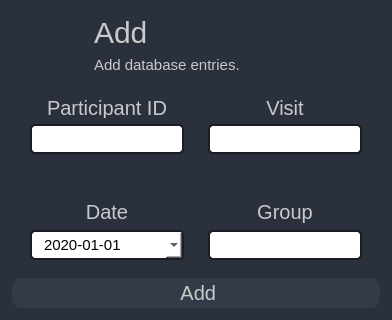
                        <widget class="QFrame" name="frame_add">
                         <property name="styleSheet">
                          <string notr="true">QFrame{
	background-color: rgb(42,49,61);
	border-radius: 20px;
}</string>
                         </property>
                         <property name="frameShape">
                          <enum>QFrame::NoFrame</enum>
                         </property>
                         <property name="frameShadow">
                          <enum>QFrame::Raised</enum>
                         </property>
                         <layout class="QVBoxLayout" name="verticalLayout_17">
                          <property name="spacing">
                           <number>0</number>
                          </property>
                          <property name="leftMargin">
                           <number>0</number>
                          </property>
                          <property name="topMargin">
                           <number>6</number>
                          </property>
                          <property name="rightMargin">
                           <number>0</number>
                          </property>
                          <property name="bottomMargin">
                           <number>0</number>
                          </property>
                          <item>
                           <widget class="QFrame" name="frame_add_title">
                            <property name="maximumSize">
                             <size>
                              <width>16777215</width>
                              <height>100</height>
                             </size>
                            </property>
                            <property name="frameShape">
                             <enum>QFrame::NoFrame</enum>
                            </property>
                            <property name="frameShadow">
                             <enum>QFrame::Raised</enum>
                            </property>
                            <layout class="QHBoxLayout" name="horizontalLayout_8">
                             <property name="spacing">
                              <number>0</number>
                             </property>
                             <property name="leftMargin">
                              <number>0</number>
                             </property>
                             <property name="topMargin">
                              <number>0</number>
                             </property>
                             <property name="rightMargin">
                              <number>20</number>
                             </property>
                             <property name="bottomMargin">
                              <number>0</number>
                             </property>
                             <item>
                              <widget class="QLabel" name="label_6">
                               <property name="maximumSize">
                                <size>
                                 <width>85</width>
                                 <height>16777215</height>
                                </size>
                               </property>
                               <property name="styleSheet">
                                <string notr="true">padding-left: 20px;</string>
                               </property>
                               <property name="text">
                                <string/>
                               </property>
                               <property name="pixmap">
                                <pixmap resource="../graphics/files.qrc">:/other/add.png</pixmap>
                               </property>
                              </widget>
                             </item>
                             <item>
                              <widget class="QFrame" name="frame_18">
                               <property name="frameShape">
                                <enum>QFrame::NoFrame</enum>
                               </property>
                               <property name="frameShadow">
                                <enum>QFrame::Raised</enum>
                               </property>
                               <layout class="QVBoxLayout" name="verticalLayout_19">
                                <item>
                                 <widget class="QLabel" name="label_10">
                                  <property name="styleSheet">
                                   <string notr="true">QLabel {
	color: rgb(201, 202, 204);
	font-size: 30px;
}
</string>
                                  </property>
                                  <property name="text">
                                   <string>Add</string>
                                  </property>
                                 </widget>
                                </item>
                                <item>
                                 <widget class="QLabel" name="label_11">
                                  <property name="styleSheet">
                                   <string notr="true">QLabel {
	color: rgb(201, 202, 204);
	font-size: 15px;
}
</string>
                                  </property>
                                  <property name="text">
                                   <string>Add database entries.</string>
                                  </property>
                                 </widget>
                                </item>
                               </layout>
                              </widget>
                             </item>
                             <item>
                              <widget class="QPushButton" name="pushButton_4">
                               <property name="sizePolicy">
                                <sizepolicy hsizetype="Minimum" vsizetype="Fixed">
                                 <horstretch>0</horstretch>
                                 <verstretch>0</verstretch>
                                </sizepolicy>
                               </property>
                               <property name="minimumSize">
                                <size>
                                 <width>30</width>
                                 <height>30</height>
                                </size>
                               </property>
                               <property name="maximumSize">
                                <size>
                                 <width>30</width>
                                 <height>30</height>
                                </size>
                               </property>
                               <property name="styleSheet">
                                <string notr="true">QPushButton{
	border-radius:15px;
}

QPushButton:hover {
	background-color: rgb(57, 65, 80);
	border: 2px solid rgb(61, 70, 86);
}
QPushButton:pressed {	
	background-color: rgb(35, 40, 49);
	border: 2px solid rgb(43, 50, 61);
}</string>
                               </property>
                               <property name="text">
                                <string/>
                               </property>
                               <property name="icon">
                                <iconset>
                                 <normalon>:/24x24/icons/24x24/cil-settings.png</normalon>
                                </iconset>
                               </property>
                               <property name="iconSize">
                                <size>
                                 <width>27</width>
                                 <height>24</height>
                                </size>
                               </property>
                              </widget>
                             </item>
                            </layout>
                           </widget>
                          </item>
                          <item>
                           <widget class="QFrame" name="frame_add_content">
                            <property name="frameShape">
                             <enum>QFrame::NoFrame</enum>
                            </property>
                            <property name="frameShadow">
                             <enum>QFrame::Raised</enum>
                            </property>
                            <layout class="QVBoxLayout" name="verticalLayout_25">
                             <property name="spacing">
                              <number>0</number>
                             </property>
                             <property name="leftMargin">
                              <number>12</number>
                             </property>
                             <property name="topMargin">
                              <number>0</number>
                             </property>
                             <property name="rightMargin">
                              <number>12</number>
                             </property>
                             <property name="bottomMargin">
                              <number>12</number>
                             </property>
                             <item>
                              <widget class="QFrame" name="frame_12">
                               <property name="frameShape">
                                <enum>QFrame::StyledPanel</enum>
                               </property>
                               <property name="frameShadow">
                                <enum>QFrame::Raised</enum>
                               </property>
                               <layout class="QHBoxLayout" name="horizontalLayout_13">
                                <property name="topMargin">
                                 <number>6</number>
                                </property>
                                <item>
                                 <widget class="QFrame" name="frame_13">
                                  <property name="frameShape">
                                   <enum>QFrame::StyledPanel</enum>
                                  </property>
                                  <property name="frameShadow">
                                   <enum>QFrame::Raised</enum>
                                  </property>
                                  <layout class="QVBoxLayout" name="verticalLayout_28">
                                   <item>
                                    <widget class="QLabel" name="label_15">
                                     <property name="minimumSize">
                                      <size>
                                       <width>0</width>
                                       <height>20</height>
                                      </size>
                                     </property>
                                     <property name="maximumSize">
                                      <size>
                                       <width>16777215</width>
                                       <height>20</height>
                                      </size>
                                     </property>
                                     <property name="styleSheet">
                                      <string notr="true">QLabel {
	color: rgb(201, 202, 204);
	font-size: 20px;
	text-align: center;
}</string>
                                     </property>
                                     <property name="text">
                                      <string>Participant ID</string>
                                     </property>
                                     <property name="alignment">
                                      <set>Qt::AlignCenter</set>
                                     </property>
                                    </widget>
                                   </item>
                                   <item>
                                    <widget class="QLineEdit" name="lineEdit_add_participant_ID">
                                     <property name="minimumSize">
                                      <size>
                                       <width>0</width>
                                       <height>30</height>
                                      </size>
                                     </property>
                                     <property name="styleSheet">
                                      <string notr="true">QLineEdit {
	background-color: rgb(255,255,255);
	border-radius: 5px;
	border: 2px solid rgb(27, 29, 35);
	padding-left: 10px;
	font-size: 15px;
	color: #8f8f8f;
}
QLineEdit:hover {
	border: 2px solid rgb(64, 71, 88);
}
QLineEdit:focus {
	border: 2px solid rgb(91, 101, 124);
}</string>
                                     </property>
                                     <property name="text">
                                      <string/>
                                     </property>
                                     <property name="placeholderText">
                                      <string/>
                                     </property>
                                    </widget>
                                   </item>
                                   <item>
                                    <spacer name="verticalSpacer_3">
                                     <property name="orientation">
                                      <enum>Qt::Vertical</enum>
                                     </property>
                                     <property name="sizeHint" stdset="0">
                                      <size>
                                       <width>20</width>
                                       <height>40</height>
                                      </size>
                                     </property>
                                    </spacer>
                                   </item>
                                   <item>
                                    <widget class="QLabel" name="label_22">
                                     <property name="styleSheet">
                                      <string notr="true">QLabel {
	color: rgb(201, 202, 204);
	font-size: 20px;
	text-align: center;
}</string>
                                     </property>
                                     <property name="text">
                                      <string>Date</string>
                                     </property>
                                     <property name="alignment">
                                      <set>Qt::AlignCenter</set>
                                     </property>
                                    </widget>
                                   </item>
                                   <item>
                                    <widget class="QDateEdit" name="dateEdit_add">
                                     <property name="minimumSize">
                                      <size>
                                       <width>0</width>
                                       <height>30</height>
                                      </size>
                                     </property>
                                     <property name="styleSheet">
                                      <string notr="true">QDateEdit {
	background-color:rgb(255, 255, 255);
	border-radius: 5px;
	border: 2px solid rgb(27, 29, 35);
	padding-left: 10px;
	font-size: 15px;
	color: rgb(0, 0, 0);
}
QDateEdit:hover {
	border: 2px solid rgb(64, 71, 88);
}
QDateEdit:focus {
	border: 2px solid rgb(91, 101, 124);
}

QDataEdit:setCalendarPopup{
	background-color:rgb(255, 255, 255);
}</string>
                                     </property>
                                     <property name="displayFormat">
                                      <string>yyyy-MM-dd</string>
                                     </property>
                                     <property name="calendarPopup">
                                      <bool>true</bool>
                                     </property>
                                     <property name="date">
                                      <date>
                                       <year>2020</year>
                                       <month>1</month>
                                       <day>1</day>
                                      </date>
                                     </property>
                                    </widget>
                                   </item>
                                  </layout>
                                 </widget>
                                </item>
                                <item>
                                 <widget class="QFrame" name="frame_14">
                                  <property name="frameShape">
                                   <enum>QFrame::StyledPanel</enum>
                                  </property>
                                  <property name="frameShadow">
                                   <enum>QFrame::Raised</enum>
                                  </property>
                                  <layout class="QVBoxLayout" name="verticalLayout_27">
                                   <item>
                                    <widget class="QLabel" name="label_18">
                                     <property name="maximumSize">
                                      <size>
                                       <width>16777215</width>
                                       <height>20</height>
                                      </size>
                                     </property>
                                     <property name="styleSheet">
                                      <string notr="true">QLabel {
	color: rgb(201, 202, 204);
	font-size: 20px;
}</string>
                                     </property>
                                     <property name="text">
                                      <string>Visit</string>
                                     </property>
                                     <property name="alignment">
                                      <set>Qt::AlignCenter</set>
                                     </property>
                                    </widget>
                                   </item>
                                   <item>
                                    <widget class="QLineEdit" name="lineEdit_add_visit">
                                     <property name="minimumSize">
                                      <size>
                                       <width>0</width>
                                       <height>30</height>
                                      </size>
                                     </property>
                                     <property name="styleSheet">
                                      <string notr="true">QLineEdit {
	background-color:rgb(255, 255, 255);
	border-radius: 5px;
	border: 2px solid rgb(27, 29, 35);
	padding-left: 10px;
	font-size: 15px;
	color: #8f8f8f;
}
QLineEdit:hover {
	border: 2px solid rgb(64, 71, 88);
}
QLineEdit:focus {
	border: 2px solid rgb(91, 101, 124);
}</string>
                                     </property>
                                     <property name="text">
                                      <string/>
                                     </property>
                                     <property name="placeholderText">
                                      <string/>
                                     </property>
                                    </widget>
                                   </item>
                                   <item>
                                    <spacer name="verticalSpacer_4">
                                     <property name="orientation">
                                      <enum>Qt::Vertical</enum>
                                     </property>
                                     <property name="sizeHint" stdset="0">
                                      <size>
                                       <width>20</width>
                                       <height>40</height>
                                      </size>
                                     </property>
                                    </spacer>
                                   </item>
                                   <item>
                                    <widget class="QLabel" name="label_23">
                                     <property name="styleSheet">
                                      <string notr="true">QLabel {
	color: rgb(201, 202, 204);
	font-size: 20px;
	text-align: center;
}</string>
                                     </property>
                                     <property name="text">
                                      <string>Group</string>
                                     </property>
                                     <property name="alignment">
                                      <set>Qt::AlignCenter</set>
                                     </property>
                                    </widget>
                                   </item>
                                   <item>
                                    <widget class="QLineEdit" name="lineEdit_add_group">
                                     <property name="minimumSize">
                                      <size>
                                       <width>0</width>
                                       <height>30</height>
                                      </size>
                                     </property>
                                     <property name="styleSheet">
                                      <string notr="true">QLineEdit {
	background-color: rgb(255,255,255);
	border-radius: 5px;
	border: 2px solid rgb(27, 29, 35);
	padding-left: 10px;
	font-size: 15px;
	color: #8f8f8f;
}
QLineEdit:hover {
	border: 2px solid rgb(64, 71, 88);
}
QLineEdit:focus {
	border: 2px solid rgb(91, 101, 124);
}</string>
                                     </property>
                                     <property name="placeholderText">
                                      <string/>
                                     </property>
                                    </widget>
                                   </item>
                                  </layout>
                                 </widget>
                                </item>
                               </layout>
                              </widget>
                             </item>
                             <item>
                              <widget class="QPushButton" name="pushButton_add">
                               <property name="minimumSize">
                                <size>
                                 <width>0</width>
                                 <height>30</height>
                                </size>
                               </property>
                               <property name="styleSheet">
                                <string notr="true">QPushButton{
	background-color: rgb(52, 59, 72);
	border-radius: 10px;
	font-size: 20px;
	color: rgb(201, 202, 204);

}
QPushButton:hover {
	background-color: rgb(57, 65, 80);
	border: 2px solid rgb(61, 70, 86);
}
QPushButton:pressed {	
	background-color: rgb(35, 40, 49);
	border: 2px solid rgb(43, 50, 61);
}</string>
                               </property>
                               <property name="text">
                                <string> Add</string>
                               </property>
                               <property name="icon">
                                <iconset>
                                 <normalon>icons/24x24/cil-save.png</normalon>
                                </iconset>
                               </property>
                              </widget>
                             </item>
                            </layout>
                           </widget>
                          </item>
                         </layout>
                        </widget>
